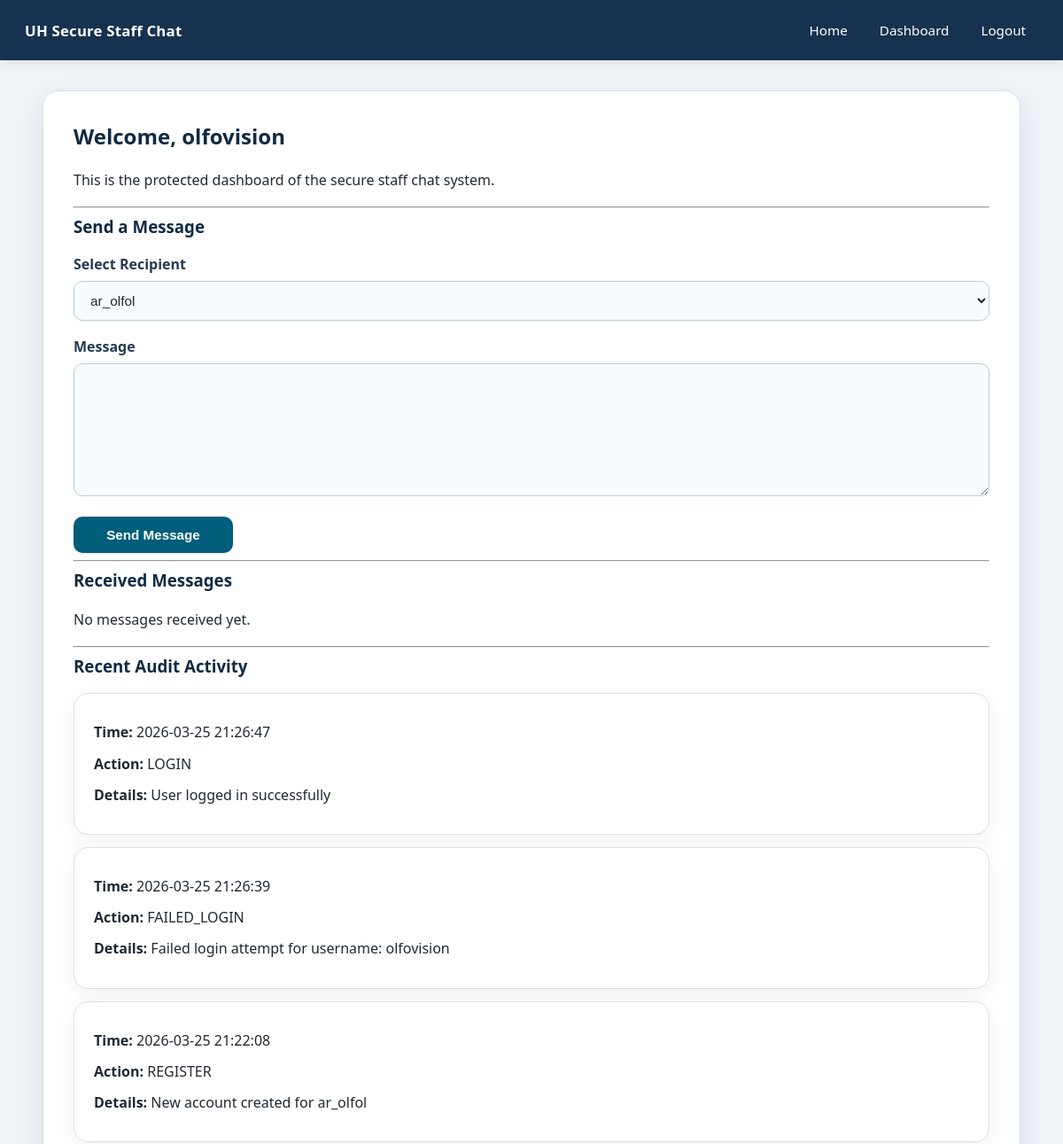
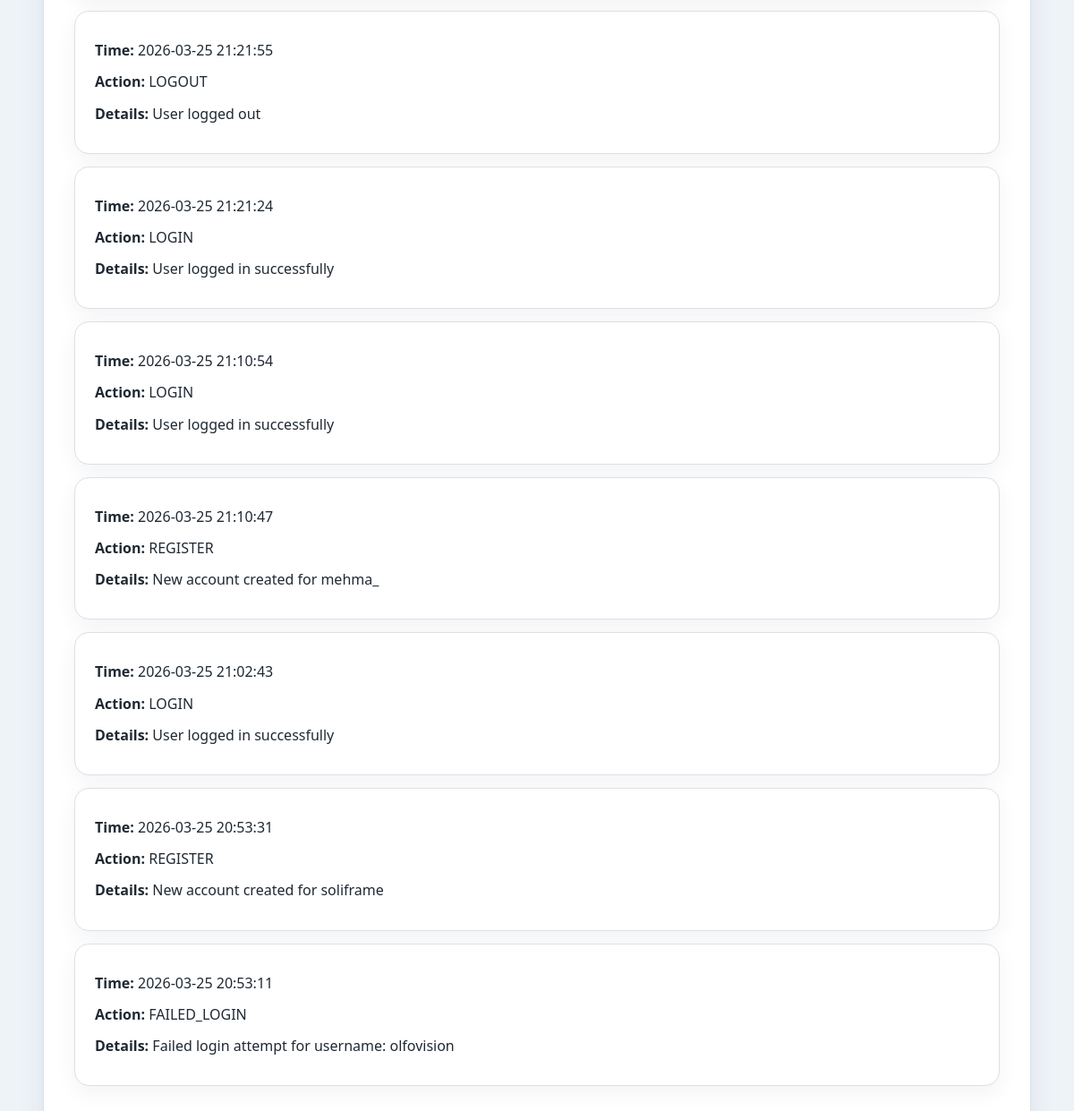
The page /dashboard (signed in) on the database as committed earlier (2 pictures, top to bottom).
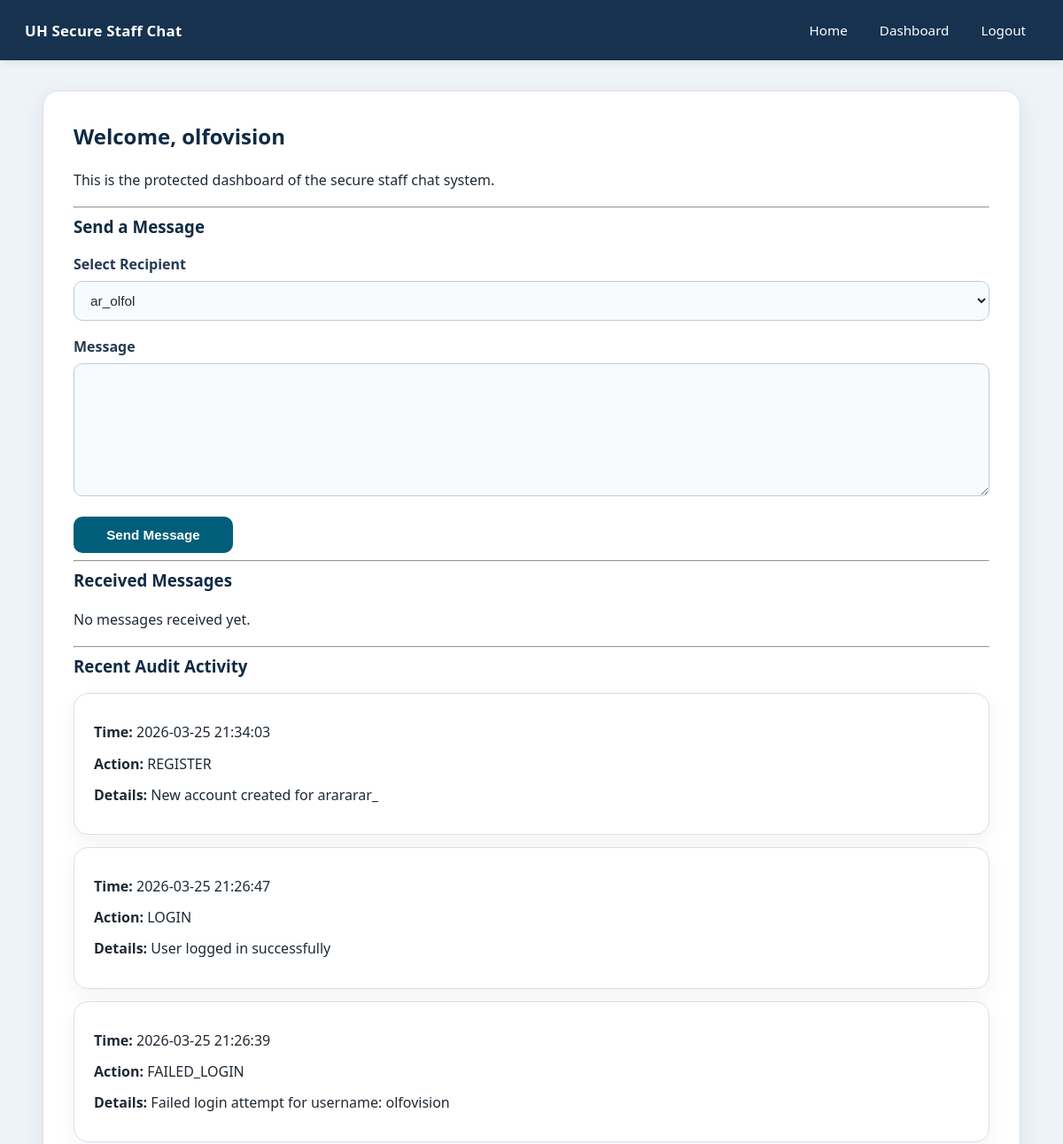
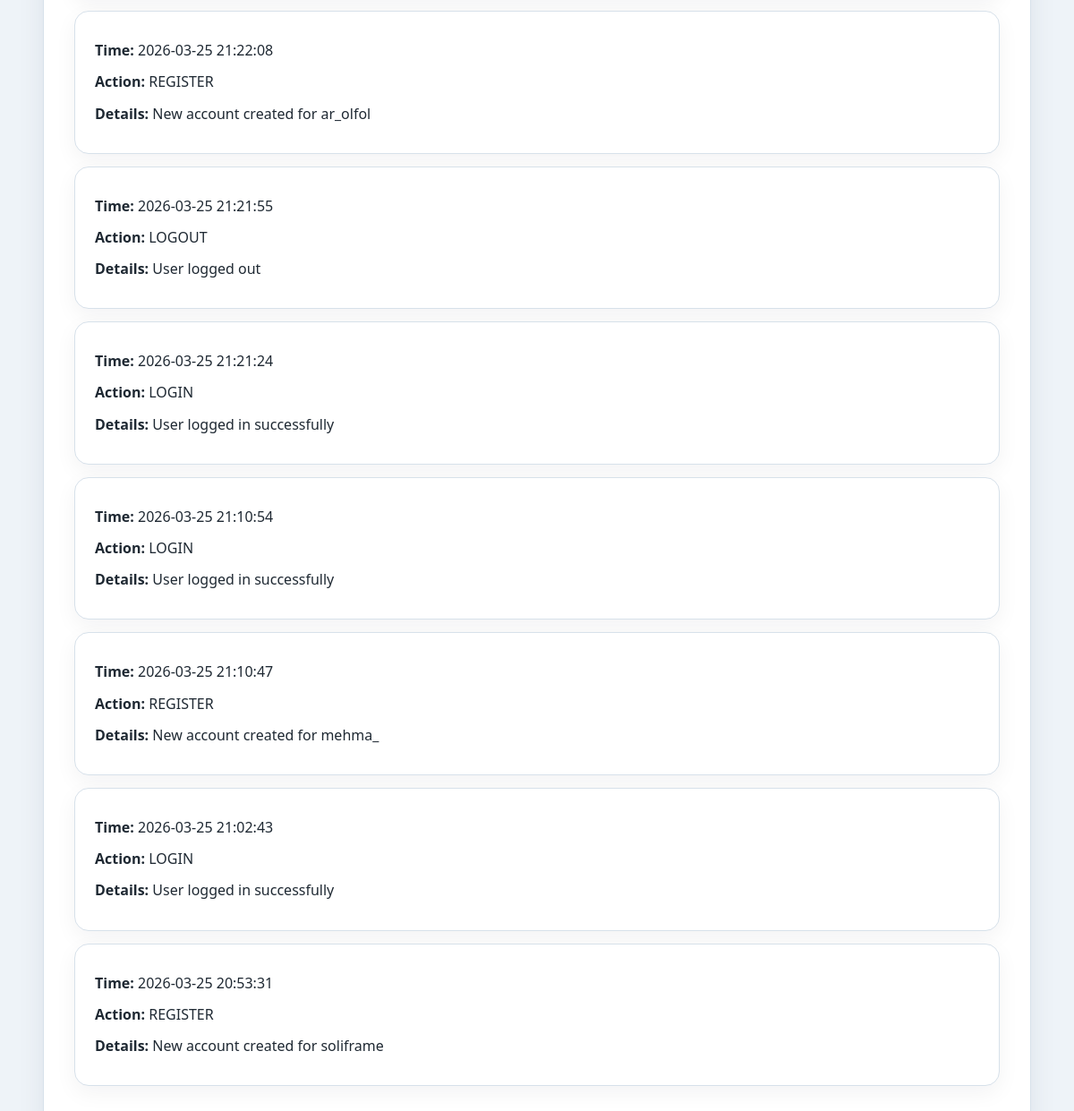
The same page on the database as committed later (2 pictures, top to bottom).
### tables this page shows
CREATE TABLE audit_logs (
            id INTEGER PRIMARY KEY AUTOINCREMENT,
            user_id INTEGER,
            action TEXT NOT NULL,
            details TEXT,
            created_at TEXT NOT NULL,
            FOREIGN KEY (user_id) REFERENCES users (id)
        );

### app.py (the view, shortened to what this page needs)
@app.route("/dashboard", methods=["GET", "POST"])
@login_required
def dashboard():
    conn = get_db_connection()
    users = conn.execute(
        """
        SELECT id, username
        FROM users
        WHERE id != ?
        ORDER BY username
    """,
        (session["user_id"],),
    ).fetchall()
    received_messages_raw = conn.execute(
        """
        SELECT messages.created_at, messages.message_text, users.username AS sender_name
        FROM messages
        JOIN users ON messages.sender_id = users.id
        WHERE messages.receiver_id = ?
        ORDER BY messages.created_at DESC
        """,
        (session["user_id"],),
    ).fetchall()
    received_messages = []
    logs = conn.execute(
        """
        SELECT created_at, action, details
        FROM audit_logs
        ORDER BY created_at DESC
        LIMIT 10
    """
    ).fetchall()
    conn.close()
    return render_template(
        "dashboard.html", users=users, messages=received_messages, logs=logs
    )

### app.py (called while the page is built)
def get_db_connection():
    conn = sqlite3.connect(DATABASE)
    conn.row_factory = sqlite3.Row
    return conn

def login_required(route_function):
    @wraps(route_function)
    def wrapped_function(*args, **kwargs):
        if "user_id" not in session:
            flash("Please log in first.")
            return redirect(url_for("login"))
        return route_function(*args, **kwargs)
    return wrapped_function

@app.before_request
def make_session_permanent():
    if "user_id" in session:
        session.permanent = True

### templates/dashboard.html
{% extends "base.html" %}
{% block content %}
    <h2>Welcome, {{ session["username"] }}</h2>
    <p>This is the protected dashboard of the secure staff chat system.</p>
    <hr>
    <h3>Send a Message</h3>
    <form method="POST" class="form-container">
        <label>Select Recipient</label>
        <select name="receiver_id" required>
            {% for user in users %}
                <option value="{{ user['id'] }}">{{ user['username'] }}</option>
            {% endfor %}
        </select>
        <label>Message</label>
        <textarea name="message_text" rows="4" required></textarea>
        <button type="submit">Send Message</button>
    </form>
    <hr>
    <h3>Received Messages</h3>
    {% if messages %}
        {% for msg in messages %}
            <div class="log-box">
                <p><strong>From:</strong> {{ msg['sender_name'] }}</p>
                <p><strong>Time:</strong> {{ msg['created_at'] }}</p>
                <p><strong>Message:</strong> {{ msg['message_text'] }}</p>
            </div>
        {% endfor %}
    {% else %}
        <p>No messages received yet.</p>
    {% endif %}
    <hr>
    <h3>Recent Audit Activity</h3>
    {% if logs %}
        {% for log in logs %}
            <div class="log-box">
                <p><strong>Time:</strong> {{ log['created_at'] }}</p>
                <p><strong>Action:</strong> {{ log['action'] }}</p>
                <p><strong>Details:</strong> {{ log['details'] }}</p>
            </div>
        {% endfor %}
    {% else %}
        <p>No audit logs yet.</p>
    {% endif %}
{% endblock %}

### templates/base.html (shortened to what this page needs)
<!doctype html>
<html lang="en">
  <head>
  </head>
  <body>
    <nav>
      <div class="nav-inner">
        <a href="/" class="brand">UH Secure Staff Chat</a>
        <div class="nav-links">
          <a href="/">Home</a>
          {% if session.get("user_id") %}
          <a href="/dashboard">Dashboard</a>
          <a href="/logout">Logout</a>
          {% else %}
          <a href="/login">Login</a>
          <a href="/register">Register</a>
          {% endif %}
        </div>
      </div>
    </nav>
    <div class="container">
      <div class="page-panel {% block panel_class %}{% endblock %}">
         {% block content %}{% endblock %}
      </div>
    </div>
  </body>
</html>

### templates/base.html (style rules this page uses)
:root { --nav-bg: #16324f; --nav-hover: #234b73; --page-bg: #eef3f8; --panel-bg: #ffffff; --panel-border: #d7e1ea; --text-main: #1f2933; --text-soft: #52606d; --accent: #005e7a; --accent-hover: #004b61; --success-bg: #e9f7ef; --success-border: #9fd5b3; --shadow: 0 10px 30px rgba(22, 50, 79, 0.08); }
* { box-sizing: border-box; }
body { margin: 0; font-family: "Segoe UI", Tahoma, Arial, sans-serif; background: var(--page-bg); color: var(--text-main); }
nav { background: var(--nav-bg); padding: 0 28px; box-shadow: 0 2px 10px rgba(0, 0, 0, 0.08); }
.nav-inner { max-width: 1200px; margin: 0 auto; min-height: 68px; display: flex; align-items: center; justify-content: space-between; gap: 20px; }
.brand { color: #ffffff; font-size: 1.05rem; font-weight: 700; letter-spacing: 0.2px; text-decoration: none; white-space: nowrap; }
.nav-links { display: flex; align-items: center; gap: 8px; flex-wrap: wrap; }
.nav-links a { color: #ffffff; text-decoration: none; padding: 10px 14px; border-radius: 8px; font-size: 0.95rem; transition: background-color 0.2s ease; }
.container { width: min(1180px, 92%); margin: 34px auto; }
.page-panel { background: var(--panel-bg); border: 1px solid var(--panel-border); border-radius: 18px; padding: 34px; box-shadow: var(--shadow); }
h1, h2, h3, h4 { margin-top: 0; color: #102a43; }
p { line-height: 1.7; color: var(--text-main); }
.auth-card, .content-card, .log-box { background: #ffffff; border: 1px solid var(--panel-border); border-radius: 16px; padding: 22px; box-shadow: 0 8px 24px rgba(15, 23, 42, 0.05); }
.form-container { max-width: 100%; }
label { display: block; margin-bottom: 8px; font-weight: 600; color: #243b53; }
input, select, textarea { width: 100%; padding: 12px 14px; margin-bottom: 18px; border-radius: 10px; border: 1px solid #bcccdc; background: #f8fbfd; color: var(--text-main); font-size: 0.96rem; transition: border-color 0.2s ease, box-shadow 0.2s ease, background-color 0.2s ease; }
textarea { resize: vertical; min-height: 150px; }
button, .button-link { display: inline-flex; align-items: center; justify-content: center; min-width: 180px; padding: 12px 18px; border: none; border-radius: 10px; background: var(--accent); color: #ffffff; font-weight: 600; font-size: 0.95rem; cursor: pointer; text-decoration: none; transition: background-color 0.2s ease, transform 0.15s ease; }
.log-box { margin-bottom: 14px; overflow-wrap: break-word; word-break: break-word; line-height: 1.65; }
.log-box p { margin: 8px 0; }

Rows that differ between the two databases and show on the page:
no longer on this page (row unchanged): audit_logs: created_at "2026-03-25 20:53:11", action "FAILED_LOGIN", details "Failed login attempt for username: olfovision"
added audit_logs: created_at "2026-03-25 21:34:03", action "REGISTER", details "New account created for arararar_"
